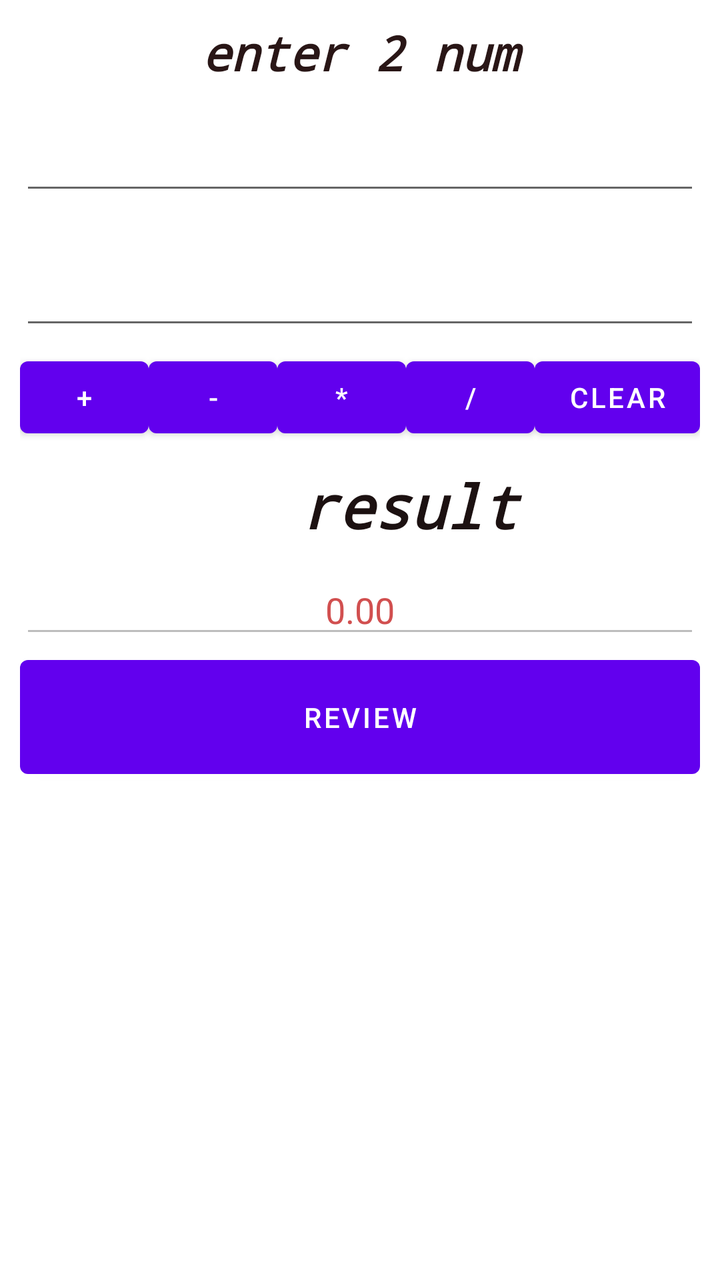
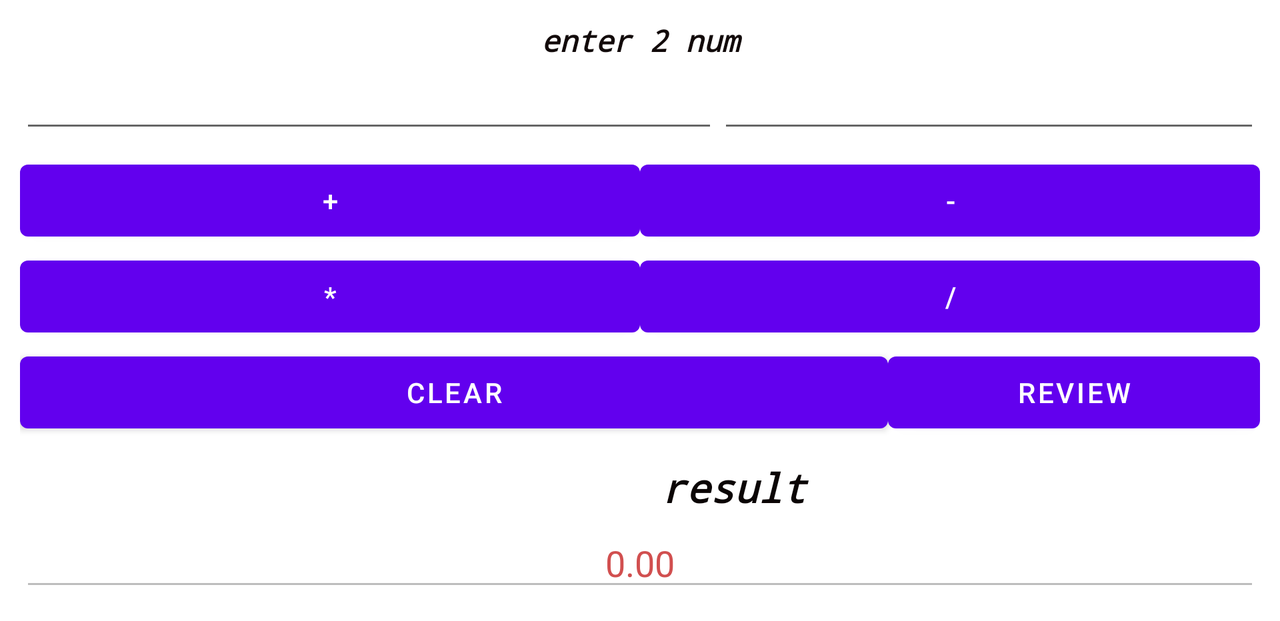

Compare how this app lays out the same screen by default and in its alternative resource folder. The renders come first, then the two layout files and the values they reference.
<!-- AndroidManifest.xml: application theme Theme.AndroidBuoi1 -->
<!-- res/layout/activity_main.xml -->
<?xml version="1.0" encoding="utf-8"?>
<LinearLayout xmlns:android="http://schemas.android.com/apk/res/android"
    xmlns:tools="http://schemas.android.com/tools"
    android:id="@+id/activity_main"
    android:layout_width="match_parent"
    android:layout_height="match_parent"
    android:background="@color/white"
    android:gravity="top"
    android:orientation="vertical"
    android:paddingLeft="10dp"
    android:paddingTop="10dp"
    android:paddingRight="10dp"
    android:paddingBottom="10dp"
    android:textAlignment="center"
    android:weightSum="1">


    <TextView
        android:id="@+id/label1"
        android:layout_width="match_parent"
        android:layout_height="30dp"
        android:layout_weight="0.07"
        android:fontFamily="monospace"
        android:gravity="center_horizontal"
        android:text="enter 2 num"
        android:textColor="#291616"
        android:textColorLink="@color/black"
        android:textSize="24sp"
        android:textStyle="bold|italic"
        android:visibility="visible"
        tools:textStyle="bold|italic" />

    <EditText
        android:id="@+id/num1"
        android:layout_width="match_parent"
        android:layout_height="wrap_content"
        android:layout_marginBottom="5dp"
        android:ems="10"
        android:gravity="center_horizontal"
        android:inputType="number"
        android:textColor="#251616"
        android:textSize="18sp"
        android:visibility="visible" />

    <EditText
        android:id="@+id/num2"
        android:layout_width="match_parent"
        android:layout_height="wrap_content"
        android:layout_marginBottom="5dp"
        android:layout_weight="0.07"
        android:ems="10"
        android:gravity="center_horizontal"
        android:inputType="number"
        android:textColor="#221313"
        android:textSize="18sp"
        android:visibility="visible" />

    <LinearLayout
        android:layout_width="match_parent"
        android:layout_height="wrap_content"
        android:orientation="horizontal">

        <Button
            android:id="@+id/btnadd"
            android:layout_width="60dp"
            android:layout_height="wrap_content"
            android:layout_weight="0.03"
            android:text="+" />

        <Button
            android:id="@+id/btnsub"
            android:layout_width="60dp"
            android:layout_height="wrap_content"
            android:layout_weight="0.03"
            android:text="-" />

        <Button
            android:id="@+id/btnmul"
            android:layout_width="60dp"
            android:layout_height="wrap_content"
            android:layout_weight="0.03"
            android:text="*" />

        <Button
            android:id="@+id/btndiv"
            android:layout_width="60dp"
            android:layout_height="wrap_content"
            android:layout_weight="0.03"
            android:text="/" />

        <Button
            android:id="@+id/btnclear"
            android:layout_width="78dp"
            android:layout_height="wrap_content"
            android:layout_weight="0.03"
            android:text="Clear" />
    </LinearLayout>

    <TextView
        android:id="@+id/label2"
        android:layout_width="390dp"
        android:layout_height="50dp"
        android:layout_marginTop="10dp"
        android:fontFamily="monospace"
        android:gravity="center_horizontal"
        android:text="result"
        android:textColor="#1C1111"
        android:textColorLink="?android:attr/editTextColor"
        android:textSize="30sp"
        android:textStyle="bold|italic"
        android:visibility="visible"
        tools:textStyle="bold|italic" />

    <EditText
        android:id="@+id/result"
        android:layout_width="match_parent"
        android:layout_height="wrap_content"
        android:ems="10"
        android:enabled="false"
        android:gravity="center_horizontal"
        android:inputType="number"
        android:text="0.00"
        android:textColor="#D14F4F"
        android:textSize="18sp" />

    <Button
        android:id="@+id/btnreview"
        android:layout_width="match_parent"
        android:layout_height="wrap_content"
        android:layout_weight="0.07"
        android:text="Review" />
</LinearLayout>
<!-- resources referenced by this layout -->
<resources>
  <style name="Theme.AndroidBuoi1" parent="Theme.MaterialComponents.DayNight.DarkActionBar">
          
          <item name="colorPrimary">@color/purple_500</item>
          <item name="colorPrimaryVariant">@color/purple_700</item>
          <item name="colorOnPrimary">@color/white</item>
          
          <item name="colorSecondary">@color/teal_200</item>
          <item name="colorSecondaryVariant">@color/teal_700</item>
          <item name="colorOnSecondary">@color/black</item>
          
          <item name="android:statusBarColor">?attr/colorPrimaryVariant</item>
          
      </style>
</resources>
<!-- res/layout-land/activity_main.xml (the repository's variant of the layout above) -->
<!-- drawn on the phone turned sideways -->
<?xml version="1.0" encoding="utf-8"?>
<LinearLayout xmlns:android="http://schemas.android.com/apk/res/android"
    xmlns:tools="http://schemas.android.com/tools"
    android:id="@+id/activity_main"
    android:layout_width="wrap_content"
    android:layout_height="wrap_content"
    android:background="@color/white"
    android:gravity="top"
    android:orientation="vertical"
    android:paddingLeft="10dp"
    android:paddingTop="10dp"
    android:paddingRight="10dp"
    android:paddingBottom="10dp"
    android:textAlignment="center"
    android:weightSum="1">


    <LinearLayout
        android:layout_width="match_parent"
        android:layout_height="20dp"
        android:layout_weight="0.07"
        android:orientation="vertical">

        <TextView
            android:id="@+id/label1"
            android:layout_width="match_parent"
            android:layout_height="wrap_content"
            android:layout_weight="0.07"
            android:fontFamily="monospace"
            android:gravity="center_horizontal"
            android:text="enter 2 num"
            android:textColor="#120A0A"
            android:textColorLink="?android:attr/editTextColor"
            android:textSize="15dp"
            android:textStyle="bold|italic"
            android:visibility="visible"
            tools:textStyle="bold|italic" />

    </LinearLayout>

    <LinearLayout
        android:layout_width="match_parent"
        android:layout_height="wrap_content"
        android:layout_weight="0.07"
        android:orientation="horizontal">

        <EditText
            android:id="@+id/num1"
            android:layout_width="349dp"
            android:layout_height="wrap_content"
            android:layout_marginBottom="5dp"
            android:ems="10"
            android:gravity="center_horizontal"
            android:inputType="number"
            android:textColor="#100C0C"
            android:textSize="18sp"
            android:visibility="visible" />

        <EditText
            android:id="@+id/num2"
            android:layout_width="349dp"
            android:layout_height="wrap_content"
            android:layout_marginBottom="5dp"
            android:layout_weight="1"
            android:ems="10"
            android:gravity="center_horizontal"
            android:inputType="number"
            android:textColor="#090505"
            android:textSize="18sp"
            android:visibility="visible" />


    </LinearLayout>

    <LinearLayout
        android:layout_width="match_parent"
        android:layout_height="wrap_content"
        android:layout_weight="0.07"
        android:orientation="horizontal">

        <Button
            android:id="@+id/btnadd"
            android:layout_width="match_parent"
            android:layout_height="wrap_content"
            android:layout_weight="0.03"
            android:text="+" />

        <Button
            android:id="@+id/btnsub"
            android:layout_width="match_parent"
            android:layout_height="wrap_content"
            android:layout_weight="0.03"
            android:text="-" />

    </LinearLayout>

    <LinearLayout
        android:layout_width="match_parent"
        android:layout_height="wrap_content"
        android:layout_weight="0.07"
        android:orientation="horizontal">

        <Button
            android:id="@+id/btnmul"
            android:layout_width="match_parent"
            android:layout_height="wrap_content"
            android:layout_weight="0.03"
            android:text="*" />

        <Button
            android:id="@+id/btndiv"
            android:layout_width="match_parent"
            android:layout_height="wrap_content"
            android:layout_weight="0.03"
            android:text="/" />
    </LinearLayout>

    <LinearLayout
        android:layout_width="match_parent"
        android:layout_height="match_parent"
        android:layout_weight="0.07"
        android:orientation="horizontal">

        <Button
            android:id="@+id/btnclear"
            android:layout_width="match_parent"
            android:layout_height="wrap_content"
            android:layout_weight="0.03"
            android:text="Clear" />

        <Button
            android:id="@+id/btnreview"
            android:layout_width="match_parent"
            android:layout_height="wrap_content"
            android:layout_weight="0.07"
            android:text="Review" />
    </LinearLayout>

    <TextView
        android:id="@+id/label2"
        android:layout_width="714dp"
        android:layout_height="29dp"
        android:layout_marginTop="10dp"
        android:fontFamily="monospace"
        android:gravity="center_horizontal"
        android:text="result"
        android:textColor="#0B0505"
        android:textColorLink="?android:attr/editTextColor"
        android:textSize="20sp"
        android:textStyle="bold|italic"
        android:visibility="visible"
        tools:textStyle="bold|italic" />

    <EditText
        android:id="@+id/result"
        android:layout_width="match_parent"
        android:layout_height="wrap_content"
        android:ems="10"
        android:enabled="false"
        android:gravity="center_horizontal"
        android:inputType="number"
        android:text="0.00"
        android:textColor="#D14F4F"
        android:textSize="18sp" />

</LinearLayout>
